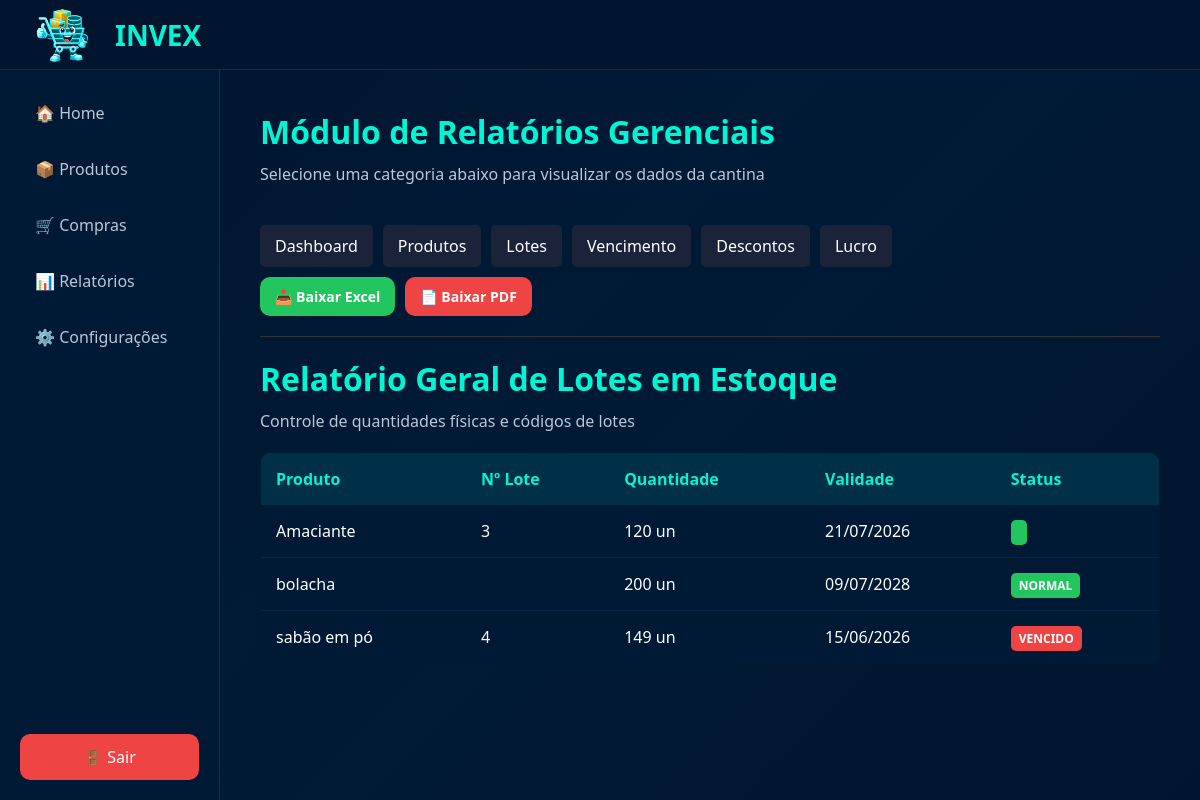
Page /painel_principal/relatorios/buscar_relatorio.php?tipo=lotes (signed in) on the committed database.
### tables this page shows
CREATE TABLE IF NOT EXISTS `produtoslotes` (
  `idlote` int(11) NOT NULL AUTO_INCREMENT,
  `idproduto` int(11) NOT NULL,
  `quantidade` int(11) NOT NULL,
  `validade` date DEFAULT NULL,
  `criado_em` datetime DEFAULT CURRENT_TIMESTAMP,
  `idEmpresa` int(11) DEFAULT NULL,
  `numero_lote` varchar(50) NOT NULL,
  `preco_compra` decimal(10,2) NOT NULL DEFAULT '0.00',
  `preco_venda` decimal(10,2) NOT NULL DEFAULT '0.00',
  `desconto` decimal(5,2) NOT NULL DEFAULT '0.00',
  `status_lote` enum('normal','promocao','vencido') NOT NULL DEFAULT 'normal',
  PRIMARY KEY (`idlote`),
  KEY `idproduto` (`idproduto`),
  KEY `fk_lote_empresa` (`idEmpresa`)
);

CREATE TABLE IF NOT EXISTS `produtos` (
  `idProduto` int(11) NOT NULL AUTO_INCREMENT,
  `NomeProduto` varchar(100) NOT NULL,
  `MarcaProduto` varchar(100) NOT NULL,
  `Descricao` varchar(255) DEFAULT NULL,
  `idEmpresa` int(11) NOT NULL,
  `criadopor_nome` varchar(100) DEFAULT NULL,
  `criadoem` datetime DEFAULT CURRENT_TIMESTAMP,
  `criadopor_id` int(11) DEFAULT NULL,
  `preco_padrao_compra` decimal(10,2) NOT NULL DEFAULT '0.00',
  `preco_padrao_venda` decimal(10,2) NOT NULL DEFAULT '0.00',
  `estoque_minimo` int(11) NOT NULL DEFAULT '0',
  PRIMARY KEY (`idProduto`),
  UNIQUE KEY `unique_produto_empresa` (`NomeProduto`,`MarcaProduto`,`idEmpresa`),
  KEY `fk_funcionario` (`criadopor_id`),
  KEY `fk_produto_empresa` (`idEmpresa`)
);

### painel_principal/relatorios/includes/relatorio_lotes.php (the view)
<?php
$sql = "SELECT l.numero_lote, l.quantidade, l.validade, l.status_lote, p.NomeProduto
        FROM produtoslotes l
        INNER JOIN produtos p ON p.idProduto = l.idproduto
        WHERE l.idEmpresa = $idEmpresa
        ORDER BY p.NomeProduto ASC";
$result = $conn->query($sql);
?>
<div class="top" style="margin-bottom: 20px;">
    <h2>Relatório Geral de Lotes em Estoque</h2>
    <p class="subtitulo">Controle de quantidades físicas e códigos de lotes</p>
</div>
<table style="width: 100%; border-collapse: collapse; background: var(--card); border-radius: 10px; overflow: hidden; border: 1px solid var(--border);">
    <thead>
        <tr style="background: rgba(0, 245, 212, 0.1); text-align: left; color: var(--primary);">
            <th style="padding: 15px;">Produto</th>
            <th style="padding: 15px;">Nº Lote</th>
            <th style="padding: 15px;">Quantidade</th>
            <th style="padding: 15px;">Validade</th>
            <th style="padding: 15px;">Status</th>
        </tr>
    </thead>
    <tbody>
        <?php if ($result->num_rows > 0): ?>
            <?php while($row = $result->fetch_assoc()): ?>
                <tr style="border-bottom: 1px solid rgba(0, 183, 195, 0.1); color: var(--text);">
                    <td style="padding: 15px;"><?= htmlspecialchars($row['NomeProduto']) ?></td>
                    <td style="padding: 15px;"><?= htmlspecialchars($row['numero_lote']) ?></td>
                    <td style="padding: 15px;"><?= $row['quantidade'] ?> un</td>
                    <td style="padding: 15px;"><?= $row['validade'] ? date('d/m/Y', strtotime($row['validade'])) : 'Não informada' ?></td>
                    <td style="padding: 15px;">
                        <span style="padding: 4px 8px; border-radius: 5px; font-size: 12px; font-weight: bold; background: <?= $row['status_lote'] == 'vencido' ? '#ef4444' : ($row['status_lote'] == 'promocao' ? '#eab308' : '#22c55e') ?>; color: #fff;">
                            <?= strtoupper($row['status_lote']) ?>
                        </span>
                    </td>
                </tr>
            <?php endwhile; ?>
        <?php else: ?>
            <tr>
                <td colspan="5" style="padding: 20px; text-align: center; color: var(--sub);">Nenhum lote encontrado no estoque.</td>
            </tr>
        <?php endif; ?>
    </tbody>
</table>

### painel_principal/painel_principal.css (style rules this page uses)
* { margin: 0; padding: 0; box-sizing: border-box; font-family: 'Segoe UI'; }
:root { --bg: #02152E; --sidebar: #001A36; --card: #001A36; --primary: #00F5D4; --secondary: #17D9B7; --border: #00B7C3; --text: #ffffff; --sub: #B8C7D9; }
html, body { height: 100vh !important; max-height: 100vh !important; overflow: hidden !important; margin: 0; padding: 0; }
body { background: linear-gradient( 135deg, #02152E 0%, #001A36 50%, #02152E 100% ); color: var(--text); display: flex; flex-direction: column; }
.top { margin-bottom: 40px; }
.top h2 { font-size: 32px; margin-bottom: 10px; color: var(--primary); }
.subtitulo { color: var(--sub); font-size: 16px; }

### painel_principal/relatorios/css/relatorios.css (style rules this page uses)
* { margin: 0; padding: 0; box-sizing: border-box; font-family: 'Segoe UI'; }
:root { --bg: #02152E; --sidebar: #001A36; --card: #001A36; --primary: #00F5D4; --secondary: #17D9B7; --border: #00B7C3; --text: #ffffff; --sub: #B8C7D9; }
body { background: linear-gradient( 135deg, #02152E 0%, #001A36 50%, #02152E 100% ); color: var(--text); }
.top { margin-bottom: 40px; }
.top h2 { font-size: 32px; margin-bottom: 10px; color: var(--primary); }
.subtitulo { color: var(--sub); font-size: 16px; }

### rows in the picture
produtoslotes: idproduto.NomeProduto "Amaciante", numero_lote "3", quantidade "120", validade "21/07/2026"
produtoslotes: idproduto.NomeProduto "bolacha", quantidade "200", validade "09/07/2028", status_lote "NORMAL"
produtoslotes: idproduto.NomeProduto "sabão em pó", numero_lote "4", quantidade "149", validade "15/06/2026", status_lote "VENCIDO"
